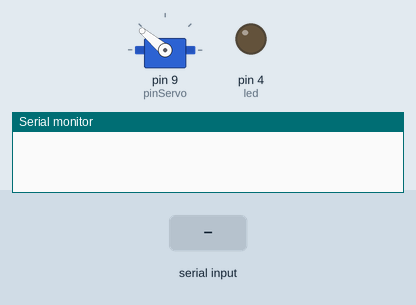
Recording of a sketch running on a simulated Arduino Uno, built with avr-gcc and run on an emulated ATmega328P. Parts: servo, output pins drawn as LEDs (lit = HIGH), the last lines printed to the serial monitor. The inputs (shaded band) are chosen by the test bench.

Above: at 1.2 s.
1.3 s: "E" received over the second serial link
At 2.5 s:
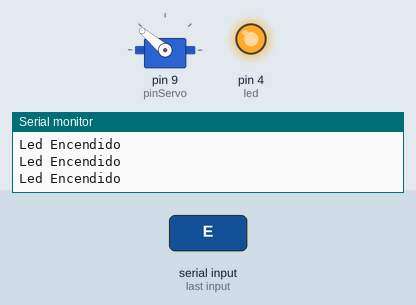
2.8 s: "C" received over the second serial link
At 3.6 s:
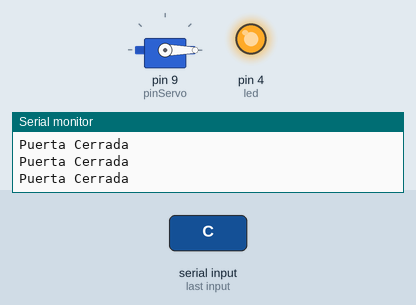
4.3 s: "A" received over the second serial link
At 4.8 s:
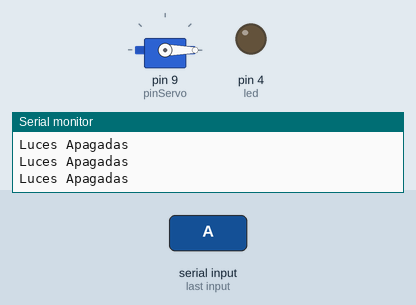
Timing chart, 0 to 7.3 s (numbered marks = the images above; inputs shaded):
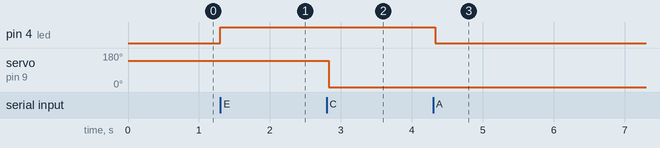

Measured:
- after the input at 1.3 s, pin 4 (led): LOW → HIGH at once
- after the input at 2.8 s, servo on pin 9 (pinServo): 140° → 0° at once
- after the input at 4.3 s, pin 4 (led): HIGH → LOW at once

The sketch:

Casa_Domotica.ino
```cpp
//Juan Jesús Gómez Sánchez
//GDS0152
//Proyecto Final IoT
//03-Abril-2020

//Libreria para comunicación de otros pines digitales
#include <SoftwareSerial.h>

//Libreria para usar el servomotor
#include <Servo.h>

//Variable Servo
Servo servo;


//Conexión de los pines de Transmisión (TX) y Recepeción (RX) del Bletooth
int pinBluetoothTX = 10;
int pinBluetoothRX = 11;

SoftwareSerial bluetooth(pinBluetoothTX, pinBluetoothRX);

//Conexión del servo
int pinServo = 9;

//Conexión del led
int led = 4;

//Variable para Almacenar la letra enviada por la aplicación
char letra;

void setup() {
  // put your setup code here, to run once:

  Serial.begin(9600);

  //Asociación del servo con el pin 9
  servo.attach(pinServo);

  //Girar servo 140°
  servo.write(140);
  bluetooth.begin(9600);

  //Indicación de salida para el led
  pinMode(led, OUTPUT);

}

void loop() {
  // put your main code here, to run repeatedly:

  //Comprobar que el bluetooth esté disponible
  if(bluetooth.available() > 0){
    letra = bluetooth.read();
    Serial.println(letra);
  }

  //Controlar encendido de las luces ('E')
  if(letra == 'E'){
    Serial.println("Led Encendido");
    digitalWrite(led, HIGH);
  }

  //Controlar Apagado de las luces
  if(letra == 'A'){
    Serial.println("Luces Apagadas");
    digitalWrite(led, LOW);
  }

  //Controlar la puerta (Abrir)
  if(letra == 'O'){
    Serial.println("Puerta Abierta");
    servo.write(140);
  }

  //Controlar la puerta (Cerrar)
  if(letra == 'C'){
    Serial.println("Puerta Cerrada");
    servo.write(0);
  }

}
```
